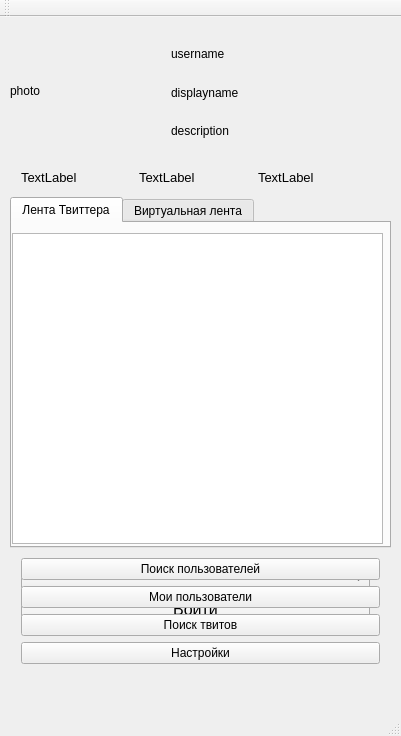
<?xml version="1.0" encoding="UTF-8"?>
<ui version="4.0">
 <class>MainWindow</class>
 <widget class="QMainWindow" name="MainWindow">
  <property name="windowModality">
   <enum>Qt::NonModal</enum>
  </property>
  <property name="geometry">
   <rect>
    <x>0</x>
    <y>0</y>
    <width>401</width>
    <height>736</height>
   </rect>
  </property>
  <property name="windowTitle">
   <string>Клиент Twitter</string>
  </property>
  <widget class="QWidget" name="centralWidget">
   <widget class="QLabel" name="label_2">
    <property name="geometry">
     <rect>
      <x>20</x>
      <y>20</y>
      <width>361</width>
      <height>541</height>
     </rect>
    </property>
    <property name="text">
     <string>SPLASH SCREEN</string>
    </property>
   </widget>
   <widget class="QLabel" name="netImg">
    <property name="geometry">
     <rect>
      <x>50</x>
      <y>640</y>
      <width>47</width>
      <height>13</height>
     </rect>
    </property>
    <property name="text">
     <string/>
    </property>
   </widget>
   <widget class="QLabel" name="netText">
    <property name="geometry">
     <rect>
      <x>190</x>
      <y>640</y>
      <width>47</width>
      <height>13</height>
     </rect>
    </property>
    <property name="text">
     <string/>
    </property>
   </widget>
   <widget class="QLabel" name="photo">
    <property name="geometry">
     <rect>
      <x>10</x>
      <y>10</y>
      <width>128</width>
      <height>128</height>
     </rect>
    </property>
    <property name="text">
     <string>photo</string>
    </property>
   </widget>
   <widget class="QWidget" name="verticalLayoutWidget">
    <property name="geometry">
     <rect>
      <x>160</x>
      <y>10</y>
      <width>221</width>
      <height>131</height>
     </rect>
    </property>
    <layout class="QVBoxLayout" name="verticalLayout">
     <item>
      <widget class="QLabel" name="username">
       <property name="text">
        <string>username</string>
       </property>
      </widget>
     </item>
     <item>
      <widget class="QLabel" name="displayname">
       <property name="text">
        <string>displayname</string>
       </property>
      </widget>
     </item>
     <item>
      <widget class="QLabel" name="description">
       <property name="text">
        <string>description</string>
       </property>
      </widget>
     </item>
    </layout>
   </widget>
   <widget class="QWidget" name="verticalLayoutWidget_3">
    <property name="geometry">
     <rect>
      <x>10</x>
      <y>540</y>
      <width>371</width>
      <height>121</height>
     </rect>
    </property>
    <layout class="QVBoxLayout" name="verticalLayout_3">
     <property name="sizeConstraint">
      <enum>QLayout::SetMinAndMaxSize</enum>
     </property>
     <item>
      <widget class="QComboBox" name="comboBox"/>
     </item>
     <item>
      <widget class="QPushButton" name="pushButton">
       <property name="font">
        <font>
         <pointsize>12</pointsize>
        </font>
       </property>
       <property name="text">
        <string>Войти</string>
       </property>
      </widget>
     </item>
    </layout>
   </widget>
   <widget class="QTabWidget" name="tabWidget">
    <property name="geometry">
     <rect>
      <x>10</x>
      <y>180</y>
      <width>381</width>
      <height>351</height>
     </rect>
    </property>
    <property name="currentIndex">
     <number>0</number>
    </property>
    <widget class="QWidget" name="twitterTimeLine">
     <attribute name="title">
      <string>Лента Твиттера</string>
     </attribute>
     <widget class="QTextEdit" name="myTtwitterTimeline">
      <property name="geometry">
       <rect>
        <x>0</x>
        <y>10</y>
        <width>371</width>
        <height>311</height>
       </rect>
      </property>
      <property name="font">
       <font>
        <pointsize>12</pointsize>
       </font>
      </property>
      <property name="cursor" stdset="0">
       <cursorShape>ArrowCursor</cursorShape>
      </property>
      <property name="focusPolicy">
       <enum>Qt::ClickFocus</enum>
      </property>
     </widget>
     <zorder>myTtwitterTimeline</zorder>
     <zorder>verticalLayoutWidget_3</zorder>
    </widget>
    <widget class="QWidget" name="virtualTimeLine">
     <attribute name="title">
      <string>Виртуальная лента</string>
     </attribute>
     <widget class="QTextEdit" name="myVirtualTimeline">
      <property name="geometry">
       <rect>
        <x>0</x>
        <y>0</y>
        <width>371</width>
        <height>321</height>
       </rect>
      </property>
      <property name="font">
       <font>
        <pointsize>12</pointsize>
       </font>
      </property>
      <property name="cursor" stdset="0">
       <cursorShape>ArrowCursor</cursorShape>
      </property>
      <property name="focusPolicy">
       <enum>Qt::ClickFocus</enum>
      </property>
     </widget>
    </widget>
   </widget>
   <widget class="QWidget" name="horizontalLayoutWidget">
    <property name="geometry">
     <rect>
      <x>10</x>
      <y>140</y>
      <width>371</width>
      <height>41</height>
     </rect>
    </property>
    <layout class="QHBoxLayout" name="horizontalLayout">
     <item>
      <widget class="QLabel" name="tweets">
       <property name="font">
        <font>
         <pointsize>10</pointsize>
        </font>
       </property>
       <property name="text">
        <string>TextLabel</string>
       </property>
      </widget>
     </item>
     <item>
      <widget class="QLabel" name="friends">
       <property name="font">
        <font>
         <pointsize>10</pointsize>
        </font>
       </property>
       <property name="text">
        <string>TextLabel</string>
       </property>
      </widget>
     </item>
     <item>
      <widget class="QLabel" name="followers">
       <property name="font">
        <font>
         <pointsize>10</pointsize>
        </font>
       </property>
       <property name="text">
        <string>TextLabel</string>
       </property>
      </widget>
     </item>
    </layout>
   </widget>
   <widget class="QWidget" name="formLayoutWidget">
    <property name="geometry">
     <rect>
      <x>10</x>
      <y>530</y>
      <width>381</width>
      <height>151</height>
     </rect>
    </property>
    <layout class="QFormLayout" name="formLayout">
     <property name="rowWrapPolicy">
      <enum>QFormLayout::WrapAllRows</enum>
     </property>
     <item row="0" column="1">
      <widget class="QPushButton" name="searchButton">
       <property name="text">
        <string>Поиск пользователей</string>
       </property>
      </widget>
     </item>
     <item row="3" column="1">
      <widget class="QPushButton" name="tweetSearchButton">
       <property name="text">
        <string>Поиск твитов</string>
       </property>
      </widget>
     </item>
     <item row="1" column="1">
      <widget class="QPushButton" name="myUsers">
       <property name="text">
        <string>Мои пользователи</string>
       </property>
      </widget>
     </item>
     <item row="4" column="1">
      <widget class="QPushButton" name="settingsButton">
       <property name="text">
        <string>Настройки</string>
       </property>
      </widget>
     </item>
    </layout>
   </widget>
  </widget>
  <widget class="QMenuBar" name="menuBar">
   <property name="geometry">
    <rect>
     <x>0</x>
     <y>0</y>
     <width>401</width>
     <height>21</height>
    </rect>
   </property>
  </widget>
  <widget class="QToolBar" name="mainToolBar">
   <attribute name="toolBarArea">
    <enum>TopToolBarArea</enum>
   </attribute>
   <attribute name="toolBarBreak">
    <bool>false</bool>
   </attribute>
  </widget>
  <widget class="QStatusBar" name="statusBar"/>
 </widget>
 <layoutdefault spacing="6" margin="11"/>
 <resources/>
 <connections/>
</ui>
